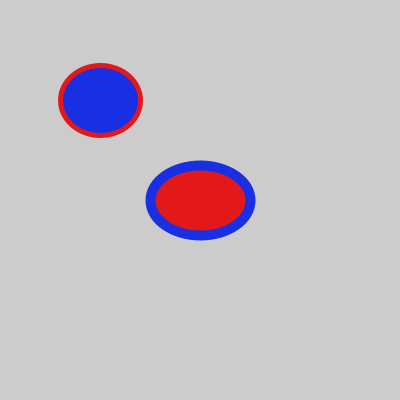
Frame 1 (no input)
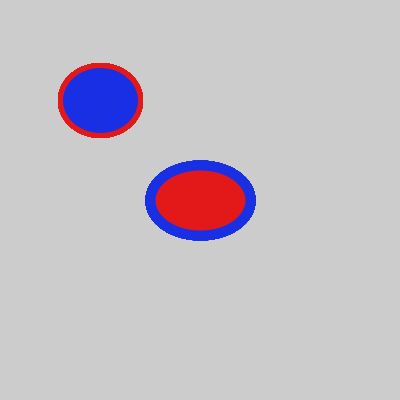
Frame 60 (the mouse pressed at the canvas centre just before this capture)
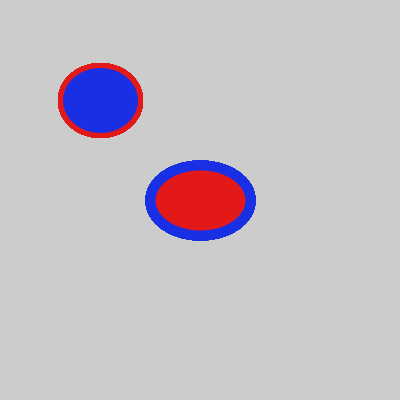
Frame 120 (the mouse held since frame 60 and released just before this capture)

The Processing sketch that drew these frames (run headless with seeded random() and noise(); from frame 60 on, the mouse is pressed at the canvas centre):

// Processing sketch: sketch_171024a
// ── sketch_171024a.pde
color c1;
color c2;

void setup () {
  size(400, 400);
}

void draw() {
  c1 = color(#E31919);
  c2 = color(#192FE3);
  drawEllipse(c1, 10, c2,width/2, height/2, 100, 70);
  drawEllipse(c2, 5, c1,width/4, height/4, 80, 70);
}

void drawEllipse(color value, int value1, color value2,int x, int y, int dx, int dy) {
  fill(value);
  stroke(value2);
  strokeWeight(value1);
  ellipse(x, y, dx, dy);
}
